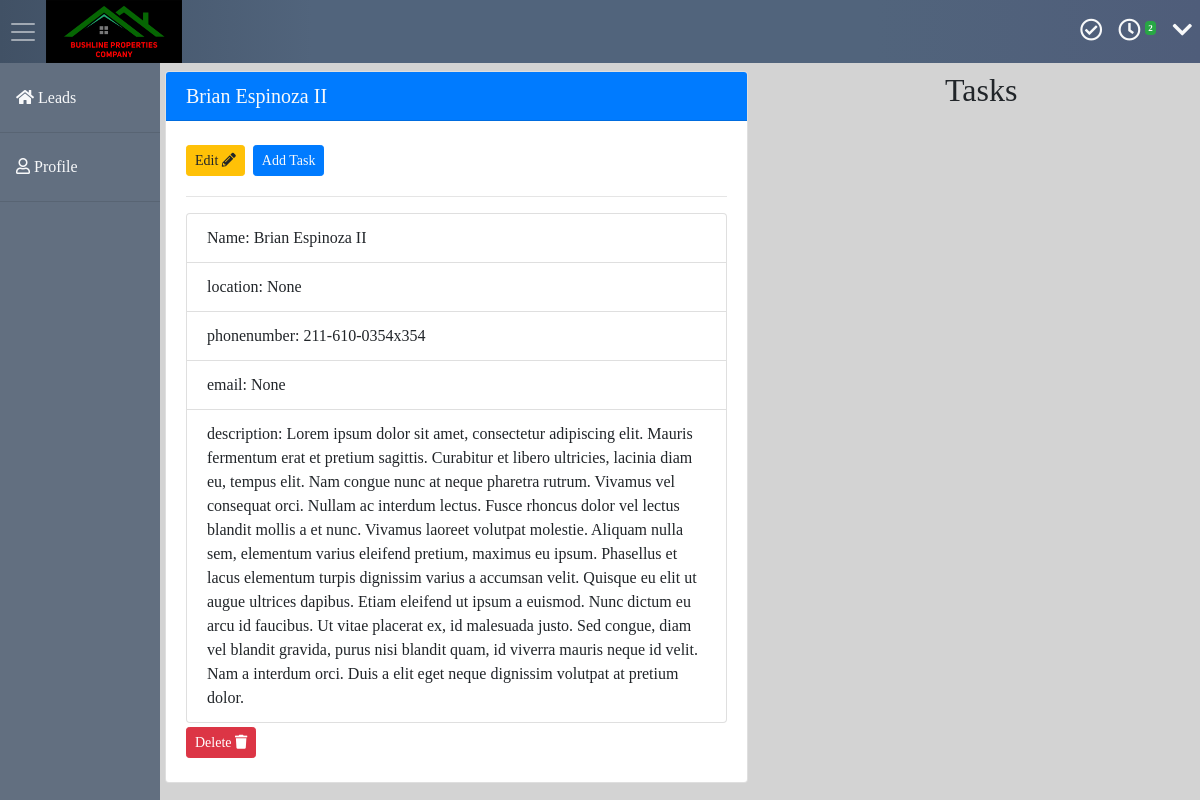
Screenshot of /256/ (signed in) with the database file from the repository.
### lead/models.py (models this page shows, shortened)
class Lead(models.Model):
    status = models.ForeignKey(Status, on_delete=models.CASCADE)
    source = models.ForeignKey(Source, on_delete=models.CASCADE)
    assigned = models.ForeignKey(User, on_delete=models.CASCADE)
    name = models.CharField(max_length=100)
    location = models.CharField(max_length=100, blank=True, null=True)
    phonenumber = models.CharField(max_length=100)
    email = models.EmailField(blank=True, null=True)
    description = models.TextField(blank=True, null=True)
    trash = models.BooleanField(default=False)
    active = models.BooleanField(default=True)

### lead/views.py (the view)
# urls.py: path('<int:pk>/', views.LeadDetailView.as_view(), name='lead_detail'),
class LeadDetailView(LoginRequiredMixin, DetailView):
    template_name = 'lead/detail.html'
    model = Lead
    def get_context_data(self, **kwargs):
        context = super().get_context_data(**kwargs)
        if self.request.user.is_authenticated:
            context['task_count'] = Task.objects.filter(lead=self.object, author=self.request.user, trash=False).all()
            context['task_form'] = TaskForm()
            context['lead_detail'] = True
            context['reminders'] = Reminder.objects.filter(
                task__completed=False,
                dueDate__gte=timezone.now().today(),  # make sure that the dueDate has not expired
                task__author=self.request.user,  # the user is the one is the owner
                trash=False  # the reminder is not in the trash
            ).all()
        return context
    def get_queryset(self):
        return Lead.objects.filter(trash=False).order_by('-pk')

### lead/templatetags/filt.py (called while the page is built)
@register.filter(name='is_checkbox')
def is_checkbox(value):
    return isinstance(value, CheckboxInput)

### lead/templates/lead/detail.html (shortened to what this page needs)
{% extends "lead/base.html" %}
    {% block content %}
    <div class="container">
      <div class="row">
        <div class="col-12">
          {% if lead_detail %}
          {% include "lead/lead_detail.html" %}
          {% else %} {% include "lead/task_detail.html" %} {% endif %}
        </div>
      </div>
    </div>
    {% endblock content %}

### lead/templates/lead/lead_detail.html (shortened to what this page needs)
<div class="row mt-2">
  <div class="col-sm-7">
    <div class="card">
      <h5 class="card-header text-light bg-primary">{{lead.name}}
      </h5>
      <div class="card-body">
        <a href="{% url 'lead_edit' pk=object.pk %}" class="btn btn-sm btn-warning mr-1 my-1">Edit <i
            class="fas fa-pencil-alt"></i></a>
        <a type="button" data-toggle="modal" data-target="#addTask" class="btn btn-sm my-1 btn-primary text-light">
          Add Task
        </a>
        <hr />
        <section role="leadinformation">
          <ul class="list-group">
            <li class="list-group-item">
              Name: {{object.name}}
            </li>
            <li class="list-group-item">
              location: {{object.location}}
            </li>
            <li class="list-group-item">
              phonenumber: {{object.phonenumber}}
            </li>
            <li class="list-group-item">
              email: {{object.email}}
            </li>
            <li class="list-group-item">
              description: {{object.description}}
            </li>
          </ul>
        </section>
        <a href="{% url 'lead_remove' pk=object.pk %}" class="btn btn-sm btn-danger mr-1  my-1">Delete <i
            class="fas fa-trash"></i></a>
      </div>
    </div>
  </div>
  <div class="col-sm-5">
    <h2 class="text-center">Tasks</h2>
  </div>
</div>

### lead/static/css/style.css (style rules this page uses)
* { margin: 0; padding: 0; }
body { background-color: lightgrey; font-family: "Roboto, 'Helvetica Neue', Helvetica, Arial, sans-serif"; }

### rows the page displays
Lead: name "Brian Espinoza II", location "None", phonenumber "211-610-0354x354", email "None", description "Lorem ipsum dolor sit amet, consectetur adipiscing elit. Mauris fermentum erat et pretium sagittis. Curabitur et libero ultricies, lacinia diam eu, tempus elit. Nam congue nunc at neque pharetra rutrum. Vivamus vel consequat orci. Nullam ac interdum lectus. Fusce rhoncus dolor vel lectus blandit mollis a et nunc. Vivamus laoreet volutpat molestie. Aliquam nulla sem, elementum varius eleifend pretium, maximus eu ipsum. Phasellus et lacus elementum turpis dignissim varius a accumsan velit. Quisque eu elit ut augue ultrices dapibus. Etiam eleifend ut ipsum a euismod. Nunc dictum eu arcu id faucibus. Ut vitae placerat ex, id malesuada justo. Sed congue, diam vel blandit gravida, purus nisi…"

### other values shown
{{ reminders|length }} "2"
